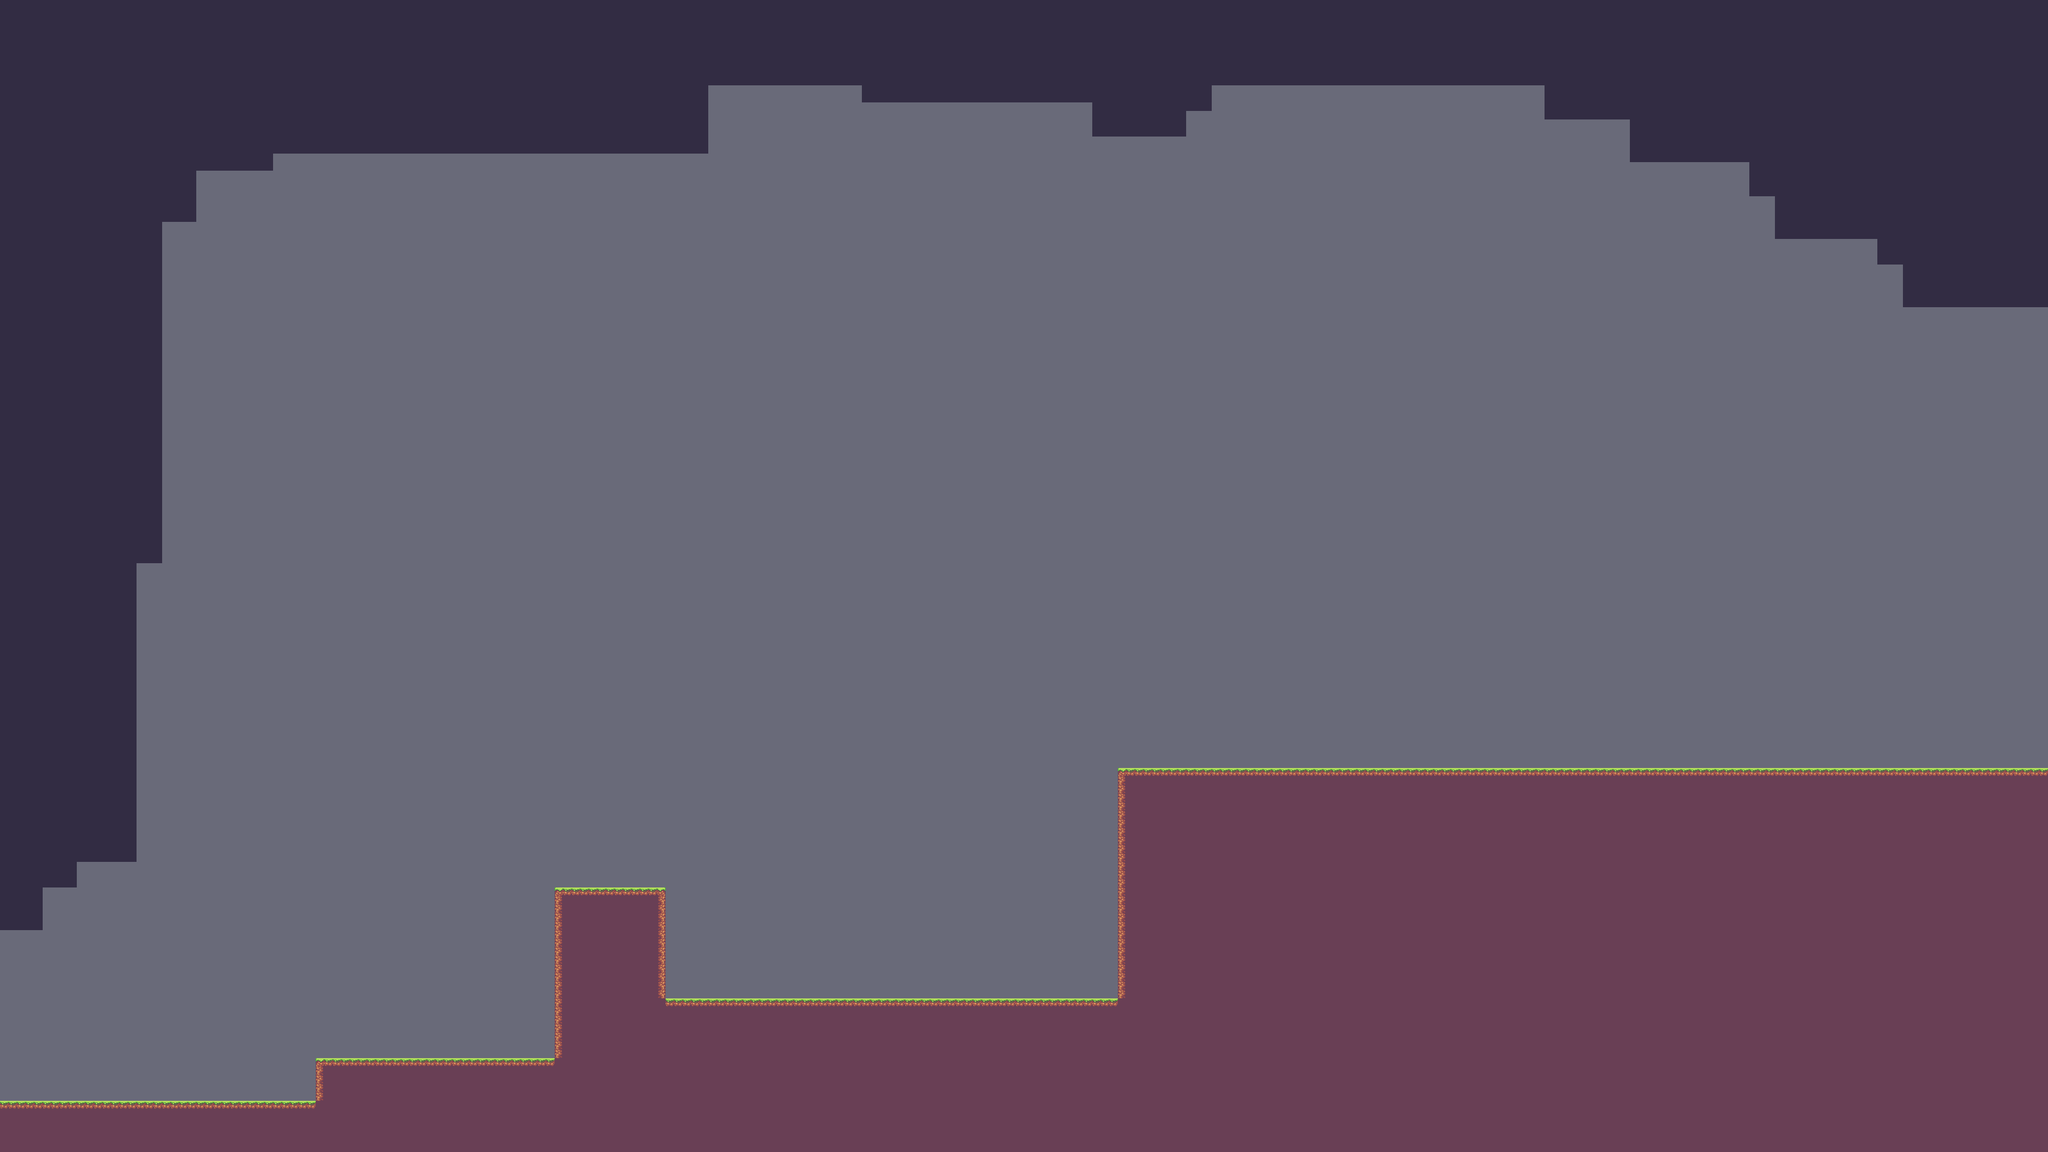

A 2D game scene composited from a Tiled map and its tileset images. What follows is a short description and the map's XML, with each tile layer's data collapsed to a summary:
An orthogonal 240x135 tile map with 16x16 px tiles, 2 tile layers (Floor_values, Floor), 2 tilesets.

<map version="1.4" tiledversion="1.4.2" orientation="orthogonal" renderorder="right-down" compressionlevel="0" width="240" height="135" tilewidth="16" tileheight="16" infinite="0" backgroundcolor="#696A79" nextlayerid="3" nextobjectid="1"><tileset firstgid="1" name="SunnyLand_by_Ansimuz_extended" tilewidth="16" tileheight="16" tilecount="483" columns="23" objectalignment="topleft" margin="0" spacing="0"><image source="..\..\Samples\LDtk to Unity\4.2.2\Sample\Samples\atlas\SunnyLand_by_Ansimuz-extended.png" width="368" height="336" /></tileset><tileset firstgid="484" name="Floor" tilewidth="16" tileheight="16" tilecount="6" columns="6" objectalignment="topleft"><image source="Floor.intgrid.png" width="96" height="16" /></tileset><layer id="1" name="Floor_values" width="240" height="135" opacity="1"><data>[32400 cells, 12485 non-empty, 2 distinct tile ids]</data></layer><layer id="2" name="Floor" width="240" height="135" opacity="1"><data>[32400 cells, 12485 non-empty, 7 distinct tile ids]</data></layer></map>
